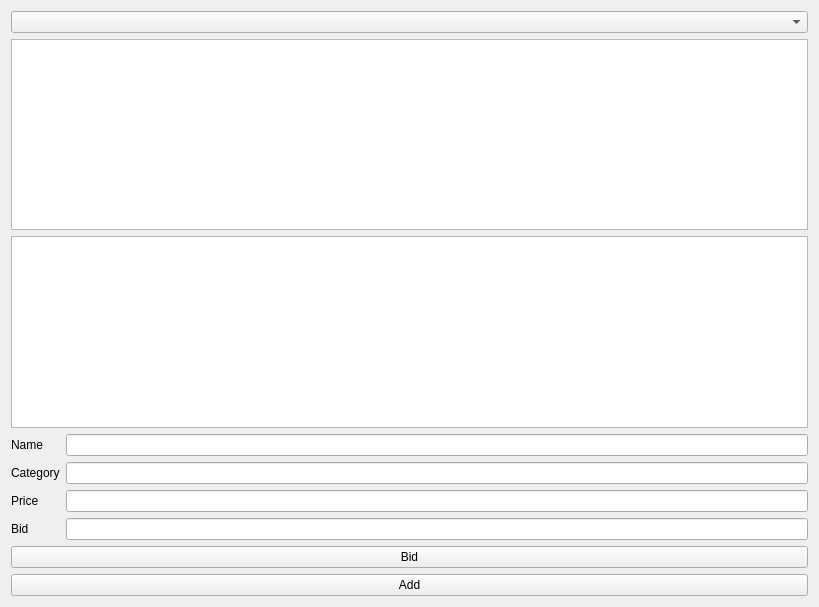
<?xml version="1.0" encoding="UTF-8"?>
<ui version="4.0">
 <class>GUI</class>
 <widget class="QWidget" name="GUI">
  <property name="geometry">
   <rect>
    <x>0</x>
    <y>0</y>
    <width>819</width>
    <height>607</height>
   </rect>
  </property>
  <property name="windowTitle">
   <string>GUI</string>
  </property>
  <layout class="QVBoxLayout" name="verticalLayout_4">
   <item>
    <widget class="QComboBox" name="comboBox"/>
   </item>
   <item>
    <widget class="QListWidget" name="ItemWidget"/>
   </item>
   <item>
    <widget class="QListWidget" name="OffertsWirget"/>
   </item>
   <item>
    <layout class="QHBoxLayout" name="horizontalLayout">
     <item>
      <layout class="QVBoxLayout" name="verticalLayout_3">
       <item>
        <widget class="QLabel" name="label">
         <property name="text">
          <string>Name</string>
         </property>
        </widget>
       </item>
       <item>
        <widget class="QLabel" name="label_2">
         <property name="text">
          <string>Category</string>
         </property>
        </widget>
       </item>
       <item>
        <widget class="QLabel" name="label_3">
         <property name="text">
          <string>Price</string>
         </property>
        </widget>
       </item>
       <item>
        <widget class="QLabel" name="label_4">
         <property name="text">
          <string>Bid</string>
         </property>
        </widget>
       </item>
      </layout>
     </item>
     <item>
      <layout class="QVBoxLayout" name="verticalLayout_2">
       <item>
        <layout class="QVBoxLayout" name="verticalLayout">
         <item>
          <widget class="QLineEdit" name="nameLineEdit"/>
         </item>
         <item>
          <widget class="QLineEdit" name="categoryLineEdit"/>
         </item>
         <item>
          <widget class="QLineEdit" name="priceLineEdit"/>
         </item>
        </layout>
       </item>
       <item>
        <widget class="QLineEdit" name="BidLineEdit"/>
       </item>
      </layout>
     </item>
    </layout>
   </item>
   <item>
    <widget class="QPushButton" name="BidButton">
     <property name="text">
      <string>Bid</string>
     </property>
    </widget>
   </item>
   <item>
    <widget class="QPushButton" name="addButton">
     <property name="text">
      <string>Add</string>
     </property>
    </widget>
   </item>
  </layout>
 </widget>
 <resources/>
 <connections/>
</ui>
